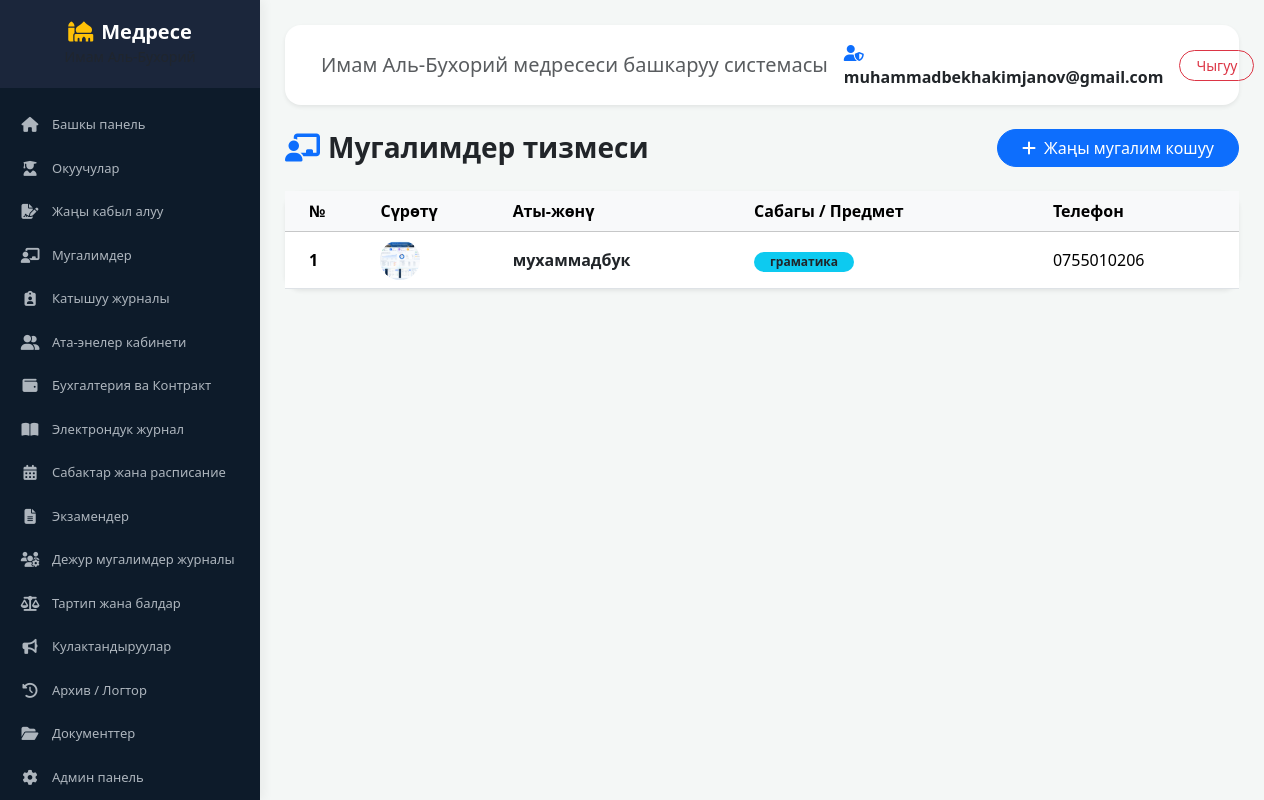
The page /teachers/ (signed in) on the database its author committed.
### madrasah/accounts/models.py (models this page shows)
class User(AbstractUser):
    middle_name = models.CharField(max_length=150, blank=True, null=True, verbose_name="Атасынын аты")
    phone = models.CharField(max_length=20, blank=True, null=True, verbose_name="Телефон номери")
    role = models.CharField(
        max_length=20,
        choices=[('student', 'Окуучу'), ('teacher', 'Мугалим'), ('admin', 'Админ')],
        default='student',
        verbose_name="Ролу"
    )

### madrasah/core/models.py (models this page shows, shortened)
class Teacher(models.Model):
    user = models.OneToOneField(
        settings.AUTH_USER_MODEL,
        on_delete=models.SET_NULL,
        null=True,
        blank=True,
        verbose_name='Колдонуучу (Логин)'
    )
    photo = models.ImageField(
        upload_to='teachers/', blank=True, null=True, verbose_name='Сүрөтү'
    )
    name = models.CharField(max_length=100, verbose_name='Аты-жөнү')
    subject = models.CharField(max_length=100, verbose_name='Предмети')
    phone = models.CharField(max_length=20, verbose_name='Телефон номери')
    class Meta:
        verbose_name = 'Мугалим'
        verbose_name_plural = 'Мугалимдер'

### madrasah/core/views.py (the view, shortened to what this page needs)
# urls.py: path('teachers/', views.teachers_list_view, name='teachers_list'),
@login_required
def teachers_list_view(request):
    teachers = Teacher.objects.all()
    return render(request, "core/teachers_list.html", {"teachers": teachers})

### madrasah/core/context_processors.py (called while the page is built)
def menu(request):
    if request.user.is_authenticated:
        return {"menu_items": MENU.get(request.user.role, [])}
    return {"menu_items": []}

### madrasah/templates/core/teachers_list.html (shortened to what this page needs)
{% extends 'base.html' %}
{% block content %}
<div class="d-flex justify-content-between align-items-center mb-4">
    <h3 class="fw-bold text-dark mb-0">
        <i class="fa-solid fa-chalkboard-user text-primary me-2"></i>Мугалимдер тизмеси
    </h3>
    <button class="btn btn-primary rounded-pill px-4" data-bs-toggle="modal" data-bs-target="#addTeacherModal">
        <i class="fa-solid fa-plus me-2"></i>Жаңы мугалим кошуу
    </button>
</div>
<div class="card border-0 shadow-sm rounded-4">
    <div class="card-body p-0">
        <div class="table-responsive">
            <table class="table table-hover align-middle mb-0">
                <thead class="table-light">
                    <tr>
                        <th class="ps-4">№</th>
                        <th>Сүрөтү</th>
                        <th>Аты-жөнү</th>
                        <th>Сабагы / Предмет</th>
                        <th>Телефон</th>
                    </tr>
                </thead>
                <tbody>
                    {% for teacher in teachers %}
                    <tr>
                        <td class="ps-4 fw-bold">{{ forloop.counter }}</td>
                        <td>
                            {% if teacher.photo %}
                                <img src="{{ teacher.photo.url }}" class="rounded-circle" width="40" height="40" style="object-fit: cover;">
                            {% else %}
                                <div class="rounded-circle bg-secondary text-white d-flex align-items-center justify-content-center" style="width: 40px; height: 40px;">
                                    <i class="fa fa-user"></i>
                                </div>
                            {% endif %}
                        </td>
                        <td class="fw-semibold text-dark">{{ teacher.name }}</td>
                        <td><span class="badge bg-info text-dark rounded-pill px-3">{{ teacher.subject }}</span></td>
                        <td>{{ teacher.phone|default:"-" }}</td>
                    </tr>
                    {% empty %}
                    <tr>
                        <td colspan="5" class="text-center py-4 text-muted">Мугалимдер табылган жок.</td>
                    </tr>
                    {% endfor %}
                </tbody>
            </table>
        </div>
    </div>
</div>
{% endblock %}

### madrasah/templates/base.html (shortened to what this page needs)
{% load static %}
<!DOCTYPE html>
<html lang="ky">
<head>
    <link href="https://cdn.jsdelivr.net/npm/bootstrap@5.3.2/dist/css/bootstrap.min.css" rel="stylesheet">
    <link rel="stylesheet" href="https://cdnjs.cloudflare.com/ajax/libs/font-awesome/6.4.2/css/all.min.css">
</head>
<body>
    <nav id="sidebar">
        <div class="sidebar-header">
            <h5 class="fw-bold mb-0 text-white"><i class="fa-solid fa-mosque me-2 text-warning"></i>Медресе</h5>
            <small class="text-muted">Имам Аль-Бухорий</small>
        </div>
        <ul class="list-unstyled components">
            <li>
                <a href="{% url 'dashboard' %}"><i class="fa-solid fa-house"></i> Башкы панель</a>
            </li>
            <li>
                <a href="{% url 'students_list' %}"><i class="fa-solid fa-user-graduate"></i> Окуучулар</a>
            </li>
            <li>
                <a href="{% url 'students_list' %}"><i class="fa-solid fa-file-signature"></i> Жаңы кабыл алуу</a>
            </li>
            <li>
                <a href="{% url 'teachers_list' %}"><i class="fa-solid fa-chalkboard-user"></i> Мугалимдер</a>
            </li>
            <li>
                <a href="{% url 'attendance' %}"><i class="fa-solid fa-clipboard-user"></i> Катышуу журналы</a>
            </li>
            <li>
                <a href="{% url 'parents_cabinet' %}"><i class="fa-solid fa-user-group"></i> Ата-энелер кабинети</a>
            </li>
            <li>
                <a href="{% url 'accounting' %}"><i class="fa-solid fa-wallet"></i> Бухгалтерия ва Контракт</a>
            </li>
            <li>
                <a href="{% url 'gradebook' %}"><i class="fa-solid fa-book-open"></i> Электрондук журнал</a>
            </li>
            <li>
                <a href="{% url 'schedule_list' %}"><i class="fa-solid fa-calendar-days"></i> Сабактар жана расписание</a>
            </li>
            <li>
                <a href="{% url 'exams_list' %}"><i class="fa-solid fa-file-lines"></i> Экзамендер</a>
            </li>
            <li>
                <a href="{% url 'duty_schedule_list' %}"><i class="fa-solid fa-users-gear"></i> Дежур мугалимдер журналы</a>
            </li>
            <li>
                <a href="{% url 'discipline' %}"><i class="fa-solid fa-scale-balanced"></i> Тартип жана балдар</a>
            </li>
            <li>
                <a href="{% url 'announcements_list' %}"><i class="fa-solid fa-bullhorn"></i> Кулактандыруулар</a>
            </li>
            <li>
                <a href="{% url 'audit_list' %}"><i class="fa-solid fa-clock-rotate-left"></i> Архив / Логтор</a>
            </li>
            <li>
                <a href="{% url 'documents' %}"><i class="fa-solid fa-folder-open"></i> Документтер</a>
            </li>
            <li>
                <a href="{% url 'admin_management' %}"><i class="fa-solid fa-gear"></i> Админ панель</a>
            </li>
        </ul>
    </nav>
    <div id="content">
        <nav class="navbar navbar-expand-lg navbar-light bg-white rounded-4 shadow-sm mb-4 px-4 py-3">
            <div class="container-fluid">
                <span class="navbar-brand mb-0 h6 text-muted">Имам Аль-Бухорий медресеси башкаруу системасы</span>
                <div class="d-flex align-items-center gap-3">
                    <span class="fw-bold text-dark"><i class="fa-solid fa-user-shield me-1 text-primary"></i> {{ user.username|default:"Администратор" }}</span>
                    <a href="{% url 'logout' %}" class="btn btn-outline-danger btn-sm rounded-pill px-3">Чыгуу</a>
                </div>
            </div>
        </nav>
        {% block content %}
        {% endblock %}
    </div>
</body>
</html>

### madrasah/templates/base.html (style rules this page uses)
:root { --sidebar-width: 260px; --primary-color: #0d1b2a; --secondary-color: #1b263b; }
body { background-color: #f4f7f6; font-family: 'Segoe UI', Tahoma, Geneva, Verdana, sans-serif; }
#sidebar { position: fixed; top: 0; left: 0; height: 100vh; width: var(--sidebar-width); background-color: var(--primary-color); color: #fff; transition: all 0.3s; z-index: 1000; overflow-y: auto; box-shadow: 4px 0 10px rgba(0,0,0,0.05); }
#sidebar .sidebar-header { padding: 20px; background-color: var(--secondary-color); text-align: center; }
#sidebar ul.components { padding: 15px 0; }
#sidebar ul li a { padding: 12px 20px; display: flex; align-items: center; color: #adb5bd; text-decoration: none; transition: 0.2s; font-size: 13px; }
#sidebar ul li a i { margin-right: 12px; width: 20px; text-align: center; font-size: 15px; }
#content { margin-left: var(--sidebar-width); padding: 25px; }

### rows shown on the page
User: username "muhammadbekhakimjanov@gmail.com"
Teacher: photo (picture), name "мухаммадбук", subject "граматика", phone "0755010206"
